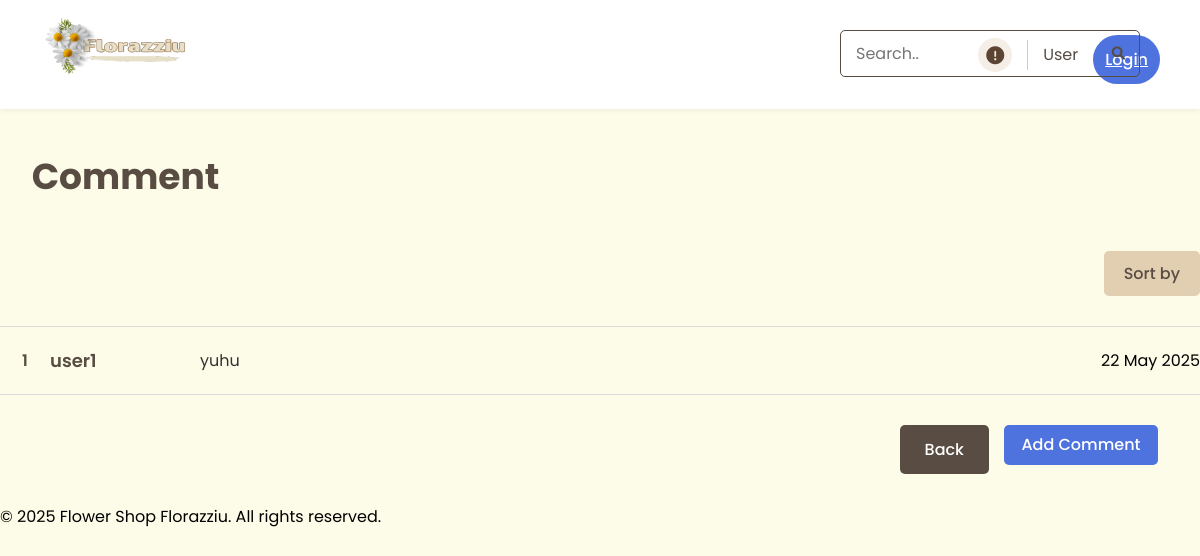
/flower_shop/products/comments.php?id=16, run on the app's committed database.
### tables this page shows
CREATE TABLE `comments` (
  `id` int(11) NOT NULL,
  `product_id` int(11) NOT NULL,
  `user_id` int(11) NOT NULL,
  `comment` text NOT NULL,
  `rating` tinyint(1) DEFAULT NULL,
  `created_at` timestamp NOT NULL DEFAULT current_timestamp(),
  `updated_at` timestamp NOT NULL DEFAULT current_timestamp() ON UPDATE current_timestamp(),
  `username` varchar(255) NOT NULL
);

CREATE TABLE `users` (
  `id` int(11) NOT NULL,
  `username` varchar(50) NOT NULL,
  `password` varchar(255) NOT NULL,
  `email` varchar(100) NOT NULL,
  `full_name` varchar(100) DEFAULT NULL,
  `profile_picture` varchar(255) DEFAULT NULL,
  `created_at` timestamp NOT NULL DEFAULT current_timestamp(),
  `updated_at` timestamp NOT NULL DEFAULT current_timestamp() ON UPDATE current_timestamp(),
  `role` enum('user','admin') DEFAULT 'user',
  `is_verified` tinyint(1) DEFAULT 0
);

### flower_shop/products/comments.php (the view, shortened to what this page needs)
<?php
include '../includes/header.php';
require '../config/database.php';
$product_id = $_GET['id'] ?? 0;
$sort = $_GET['sort'] ?? 'newest';
$orderBy = match($sort) {
    'a-z' => 'users.username ASC',
    'z-a' => 'users.username DESC',
    'oldest' => 'comments.created_at ASC',
    default => 'comments.created_at DESC'
};
$stmt = $pdo->prepare("
    SELECT comments.*, users.username
    FROM comments
    JOIN users ON comments.user_id = users.id
    WHERE comments.product_id = ?
    ORDER BY $orderBy
");
$stmt->execute([$product_id]);
$comments = $stmt->fetchAll(PDO::FETCH_ASSOC);
?>
<main>
    <div class="container">
        <h1 class="comments-title">Comment</h1>
        <div class="comments-filter">
            <div class="filter-dropdown">
                <button class="filter-btn">Sort by</button>
            </div>
        </div>
        <div class="comments-table">
            <?php if (!empty($comments)): ?>
                <?php foreach ($comments as $index => $comment): ?>
                    <div class="comment-item">
                        <div class="comment-number"><?= $index + 1 ?></div>
                        <div class="comment-user"><?= htmlspecialchars($comment['username']) ?></div>
                        <div class="comment-text"><?= htmlspecialchars($comment['comment']) ?></div>
                        <div class="comment-date"><?= date('d M Y', strtotime($comment['created_at'])) ?></div>
                    </div>
                <?php endforeach; ?>
            <?php else: ?>
                <div class="no-comments">Belum ada komentar.</div>
            <?php endif; ?>
        </div>
        <div class="comments-actions">
            <a href="product-detail.php?id=<?= $product_id ?>" class="back-btn">Back</a>
            <a href="add-comment.php?id=<?= $product_id ?>" class="add-comment-btn">Add Comment</a>
        </div>
    </div>
</main>
<?php include '../includes/footer.php'; ?>

### flower_shop/assets/css/style.css (style rules this page uses)
* { margin: 0; padding: 0; box-sizing: border-box; font-family: 'Poppins', sans-serif; }
body { background-color: #FDFCE8; }
.filter-dropdown { position: relative; display: inline-block; }
.filter-btn { background-color: #E2CEB1; color: #584C43; padding: 10px 20px; border: none; border-radius: 5px; cursor: pointer; font-weight: 500; font-size: 16px; }
.comments-title, .add-comment-title { color: #584C43; font-size: 36px; font-weight: 700; margin: 40px 0 30px; text-align: center; }
.comments-title { width: 251px; height: 72px; }
.comments-filter { margin: 0 0 30px; display: flex; justify-content: flex-end; }
.comments-table { margin: 30px 0; border-top: 1px solid #ddd; }
.comment-item { display: flex; padding: 20px 0; border-bottom: 1px solid #ddd; align-items: center; }
.comment-number { width: 50px; font-weight: 600; font-size: 16px; color: #584C43; text-align: center; }
.comment-user { width: 150px; font-weight: 600; font-size: 18px; color: #584C43; }
.comment-text { flex: 1; font-size: 16px; color: #333; }
.comments-actions, .form-actions { display: flex; justify-content: flex-end; gap: 15px; margin: 30px 42px; }
.back-btn, .cancel-btn { background-color: #584C43; color: white; padding: 12px 25px; border: none; border-radius: 5px; font-size: 16px; font-weight: 500; cursor: pointer; transition: all 0.3s; text-decoration: none; display: inline-block; }
.add-comment-btn, .submit-btn { background-color: #4E73DE; color: #FFFFFF; height: 40px; border-radius: 5px; display: flex; align-items: center; justify-content: center; font-weight: 500; font-size: 16px; line-height: 100%; letter-spacing: 0%; text-decoration: none; transition: all 0.3s; padding: 0 15px; }
.add-comment-btn { width: 154px; }

### data on the page
comments: user.username "user1", comment "yuhu", created_at "22 May 2025"
